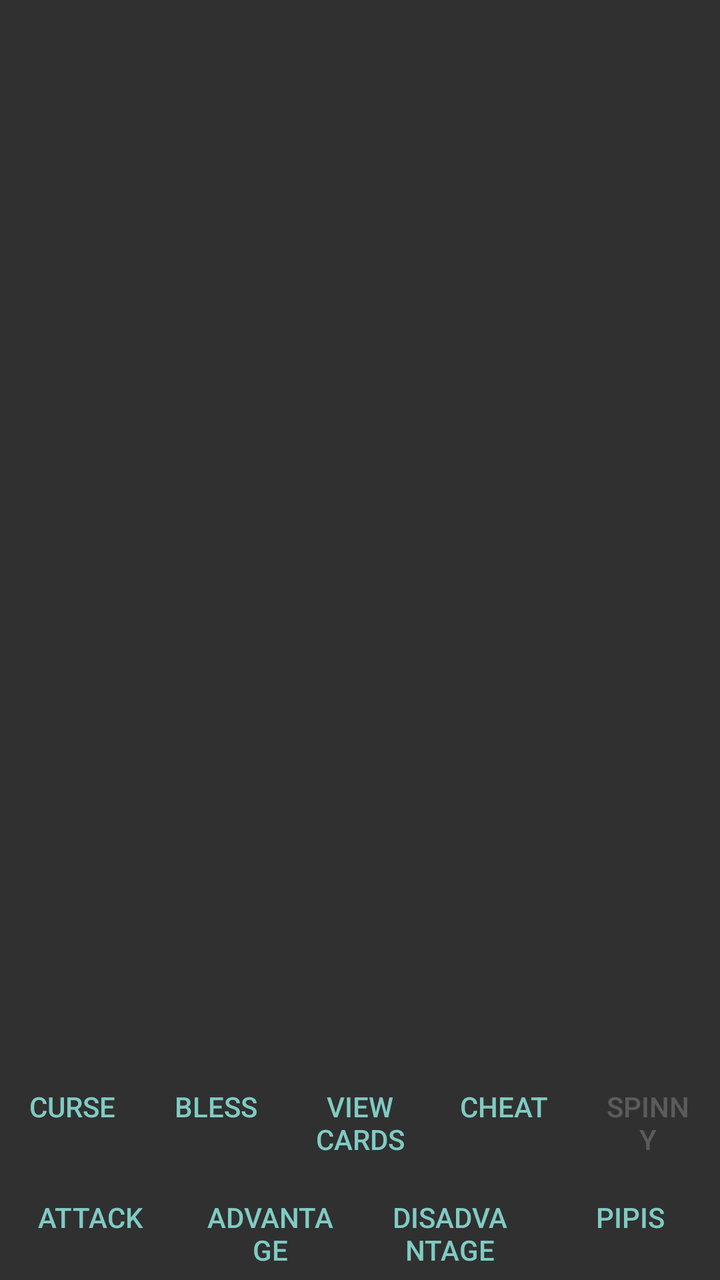
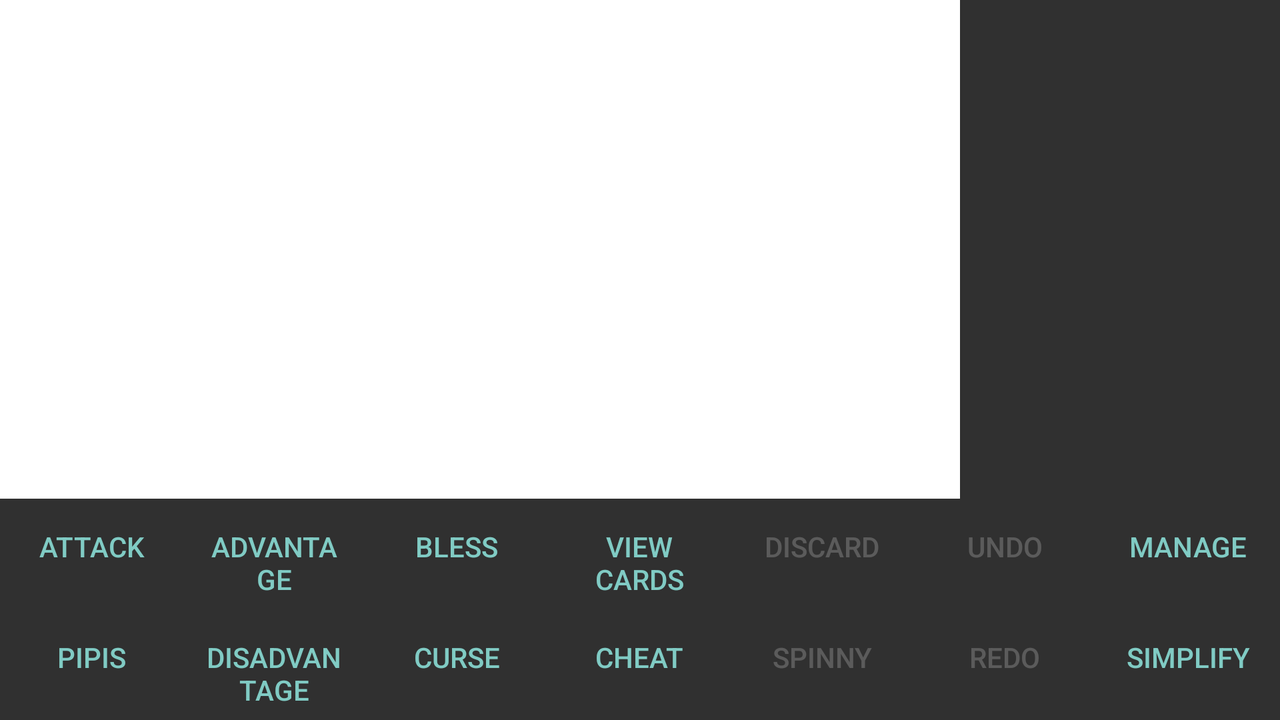

An Android layout and its configuration variant, each rendered on a device that would load it. The default file and the variant file are quoted in full after the pictures.
<!-- AndroidManifest.xml: application theme Theme.AppCompat.NoActionBar -->
<!-- res/layout/activity_main.xml -->
<?xml version="1.0" encoding="utf-8"?>
<androidx.constraintlayout.widget.ConstraintLayout xmlns:android="http://schemas.android.com/apk/res/android"
    xmlns:app="http://schemas.android.com/apk/res-auto"
    xmlns:tools="http://schemas.android.com/tools"
    android:layout_width="match_parent"
    android:layout_height="match_parent"
    tools:context=".MainActivity">

    <LinearLayout
        android:layout_width="0dp"
        android:layout_height="0dp"
        android:orientation="vertical"
        app:layout_constraintBottom_toBottomOf="parent"
        app:layout_constraintEnd_toEndOf="parent"
        app:layout_constraintStart_toStartOf="parent"
        app:layout_constraintTop_toTopOf="parent">

        <LinearLayout
            android:layout_width="match_parent"
            android:layout_height="match_parent"
            android:layout_weight="1"
            android:orientation="horizontal">

            <LinearLayout
                android:layout_width="0dp"
                android:layout_height="match_parent"
                android:layout_weight="3"
                android:orientation="horizontal">

                <LinearLayout
                    android:layout_width="match_parent"
                    android:layout_height="match_parent"
                    android:orientation="vertical">

                    <LinearLayout
                        android:id="@+id/llTopCardRow"
                        android:layout_width="match_parent"
                        android:layout_height="match_parent"
                        android:layout_weight="1"
                        android:orientation="horizontal"></LinearLayout>

                    <LinearLayout
                        android:id="@+id/llBottomCardRow"
                        android:layout_width="match_parent"
                        android:layout_height="match_parent"
                        android:layout_weight="1"
                        android:orientation="horizontal">

                    </LinearLayout>
                </LinearLayout>
            </LinearLayout>

            <TextView
                android:id="@+id/tvLog"
                android:layout_width="0dp"
                android:layout_height="match_parent"
                android:layout_weight="1"
                android:textSize="5sp" />
        </LinearLayout>

        <LinearLayout
            android:layout_width="match_parent"
            android:layout_height="wrap_content"
            android:layout_weight="0"
            android:orientation="horizontal">

            <Button
                android:id="@+id/btnCurse"
                android:layout_width="0dp"
                android:layout_height="wrap_content"
                android:layout_weight="1"
                android:text="@string/curse"
                style="?android:attr/buttonBarButtonStyle" />

            <Button
                android:id="@+id/btnBless"
                android:layout_width="0dp"
                android:layout_height="wrap_content"
                android:layout_weight="1"
                android:text="@string/bless"
                style="?android:attr/buttonBarButtonStyle" />

            <Button
                android:id="@+id/btnViewCards"
                android:layout_width="0dp"
                android:layout_height="wrap_content"
                android:layout_weight="1"
                android:text="@string/view_cards"
                style="?android:attr/buttonBarButtonStyle" />

            <Button
                android:id="@+id/btnCheat"
                style="?android:attr/buttonBarButtonStyle"
                android:layout_width="0dp"
                android:layout_height="wrap_content"
                android:layout_weight="1"
                android:text="@string/cheat" />

            <Button
                android:id="@+id/btnSpinny"
                style="?android:attr/buttonBarButtonStyle"
                android:layout_width="0dp"
                android:layout_height="wrap_content"
                android:layout_weight="1"
                android:enabled="false"
                android:text="Spinny" />
        </LinearLayout>

        <LinearLayout
            android:layout_width="match_parent"
            android:layout_height="wrap_content"
            android:layout_weight="0"
            android:orientation="horizontal">

            <Button
                android:id="@+id/btnAttack"
                android:layout_width="0dp"
                android:layout_height="wrap_content"
                android:layout_weight="1"
                android:text="@string/attack"
                style="?android:attr/buttonBarButtonStyle" />

            <Button
                android:id="@+id/btnAdvantage"
                android:layout_width="0dp"
                android:layout_height="wrap_content"
                android:layout_weight="1"
                android:text="@string/advantage"
                style="?android:attr/buttonBarButtonStyle" />

            <Button
                android:id="@+id/btnDisadvantage"
                android:layout_width="0dp"
                android:layout_height="wrap_content"
                android:layout_weight="1"
                android:text="@string/disadvantage"
                style="?android:attr/buttonBarButtonStyle" />

            <Button
                android:id="@+id/btnPipis"
                android:layout_width="0dp"
                android:layout_height="wrap_content"
                android:layout_weight="1"
                android:text="@string/pipis"
                style="?android:attr/buttonBarButtonStyle" />
        </LinearLayout>
    </LinearLayout>

</androidx.constraintlayout.widget.ConstraintLayout>
<!-- resources referenced by this layout -->
<resources>
  <string name="advantage">Advantage</string>
  <string name="attack">Attack</string>
  <string name="bless">Bless</string>
  <string name="cheat">Cheat</string>
  <string name="curse">Curse</string>
  <string name="disadvantage">Disadvantage</string>
  <string name="pipis">Pipis</string>
  <string name="view_cards">View Cards</string>
</resources>
<!-- res/layout-land/activity_main.xml (the repository's variant of the layout above) -->
<!-- drawn on the phone turned sideways -->
<?xml version="1.0" encoding="utf-8"?>
<androidx.constraintlayout.widget.ConstraintLayout xmlns:android="http://schemas.android.com/apk/res/android"
    xmlns:app="http://schemas.android.com/apk/res-auto"
    xmlns:tools="http://schemas.android.com/tools"
    android:layout_width="match_parent"
    android:layout_height="match_parent"
    android:layout_weight="1"
    tools:context=".MainActivity">

    <LinearLayout
        android:layout_width="0dp"
        android:layout_height="0dp"
        android:orientation="vertical"
        app:layout_constraintBottom_toBottomOf="parent"
        app:layout_constraintEnd_toEndOf="parent"
        app:layout_constraintStart_toStartOf="parent"
        app:layout_constraintTop_toTopOf="parent">

        <LinearLayout
            android:layout_width="match_parent"
            android:layout_height="match_parent"
            android:layout_weight="1"
            android:orientation="horizontal">

            <LinearLayout
                android:layout_width="0dp"
                android:layout_height="match_parent"
                android:layout_weight="3"
                android:orientation="horizontal">

                <LinearLayout
                    android:layout_width="match_parent"
                    android:layout_height="match_parent"
                    android:background="#FFFFFF"
                    android:orientation="vertical">

                    <LinearLayout
                        android:layout_width="match_parent"
                        android:layout_height="match_parent"
                        android:layout_weight="1.75"
                        android:orientation="vertical">

                        <LinearLayout
                            android:id="@+id/llTopCardRow"
                            android:layout_width="match_parent"
                            android:layout_height="match_parent"
                            android:layout_gravity="left"
                            android:layout_weight="1"
                            android:orientation="horizontal">

                        </LinearLayout>

                        <LinearLayout
                            android:id="@+id/llBottomCardRow"
                            android:layout_width="match_parent"
                            android:layout_height="match_parent"
                            android:layout_gravity="left"
                            android:layout_weight="1"
                            android:orientation="horizontal">

                        </LinearLayout>

                    </LinearLayout>

                    <LinearLayout
                        android:id="@+id/llItemRow"
                        android:layout_width="match_parent"
                        android:layout_height="match_parent"
                        android:layout_gravity="left"
                        android:layout_weight="6"
                        android:orientation="horizontal"
                        android:visibility="visible">

                    </LinearLayout>

                </LinearLayout>
            </LinearLayout>

            <ScrollView
                android:layout_width="0dp"
                android:layout_height="match_parent"
                android:layout_weight="1">

                <LinearLayout
                    android:layout_width="match_parent"
                    android:layout_height="wrap_content"
                    android:orientation="vertical">

                    <TextView
                        android:id="@+id/tvLog"
                        android:layout_width="match_parent"
                        android:layout_height="match_parent"
                        android:layout_weight="0"
                        android:gravity="bottom"
                        android:textAlignment="gravity"
                        android:textSize="8sp" />
                </LinearLayout>
            </ScrollView>
        </LinearLayout>

        <LinearLayout
            android:layout_width="match_parent"
            android:layout_height="wrap_content"
            android:layout_weight="0"
            android:orientation="horizontal">

            <Button
                android:id="@+id/btnAttack"
                style="?android:attr/buttonBarButtonStyle"
                android:layout_width="0dp"
                android:layout_height="wrap_content"
                android:layout_weight="1"
                android:text="@string/attack" />

            <Button
                android:id="@+id/btnAdvantage"
                style="?android:attr/buttonBarButtonStyle"
                android:layout_width="0dp"
                android:layout_height="wrap_content"
                android:layout_weight="1"
                android:text="@string/advantage" />

            <Button
                android:id="@+id/btnBless"
                android:layout_width="0dp"
                android:layout_height="wrap_content"
                android:layout_weight="1"
                android:text="@string/bless"
                style="?android:attr/buttonBarButtonStyle" />

            <Button
                android:id="@+id/btnViewCards"
                android:layout_width="0dp"
                android:layout_height="wrap_content"
                android:layout_weight="1"
                android:text="@string/view_cards"
                style="?android:attr/buttonBarButtonStyle" />

            <Button
                android:id="@+id/btnDiscard"
                style="?android:attr/buttonBarButtonStyle"
                android:layout_width="0dp"
                android:layout_height="wrap_content"
                android:layout_weight="1"
                android:enabled="false"
                android:text="Discard" />

            <Button
                android:id="@+id/btnUndo"
                style="?android:attr/buttonBarButtonStyle"
                android:layout_width="0dp"
                android:layout_height="wrap_content"
                android:layout_weight="1"
                android:enabled="false"
                android:text="Undo" />

            <Button
                android:id="@+id/btnManage"
                style="?android:attr/buttonBarButtonStyle"
                android:layout_width="0dp"
                android:layout_height="wrap_content"
                android:layout_weight="1"
                android:text="Manage" />
        </LinearLayout>

        <LinearLayout
            android:layout_width="match_parent"
            android:layout_height="wrap_content"
            android:layout_weight="0"
            android:orientation="horizontal">

            <Button
                android:id="@+id/btnPipis"
                android:layout_width="0dp"
                android:layout_height="wrap_content"
                android:layout_weight="1"
                android:text="@string/pipis"
                style="?android:attr/buttonBarButtonStyle" />

            <Button
                android:id="@+id/btnDisadvantage"
                style="?android:attr/buttonBarButtonStyle"
                android:layout_width="0dp"
                android:layout_height="wrap_content"
                android:layout_weight="1"
                android:text="@string/disadvantage" />

            <Button
                android:id="@+id/btnCurse"
                style="?android:attr/buttonBarButtonStyle"
                android:layout_width="0dp"
                android:layout_height="wrap_content"
                android:layout_weight="1"
                android:text="@string/curse" />

            <Button
                android:id="@+id/btnCheat"
                style="?android:attr/buttonBarButtonStyle"
                android:layout_width="0dp"
                android:layout_height="wrap_content"
                android:layout_weight="1"
                android:text="@string/cheat" />

            <Button
                android:id="@+id/btnSpinny"
                style="?android:attr/buttonBarButtonStyle"
                android:layout_width="0dp"
                android:layout_height="wrap_content"
                android:layout_weight="1"
                android:enabled="false"
                android:text="Spinny" />

            <Button
                android:id="@+id/btnRedo"
                style="?android:attr/buttonBarButtonStyle"
                android:layout_width="0dp"
                android:layout_height="wrap_content"
                android:layout_weight="1"
                android:enabled="false"
                android:text="Redo" />

            <Button
                android:id="@+id/btnSimplify"
                style="?android:attr/buttonBarButtonStyle"
                android:layout_width="0dp"
                android:layout_height="wrap_content"
                android:layout_weight="1"
                android:enabled="true"
                android:text="Simplify" />

        </LinearLayout>
    </LinearLayout>

</androidx.constraintlayout.widget.ConstraintLayout>
